Frame 1 (no input): blank canvas, image omitted
Frame 60 (the mouse pressed at the canvas centre just before this capture): blank canvas, image omitted
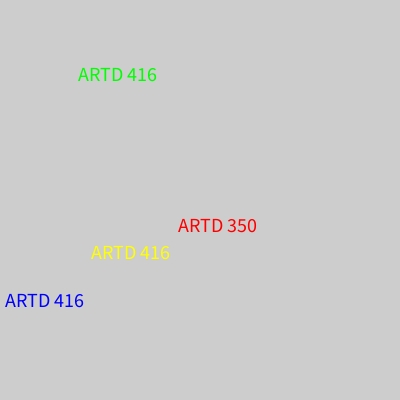
Frame 120 (the mouse held since frame 60 and released just before this capture)

The Processing sketch whose frames 1 and 60 were blank and that drew this single picture after the mouse press (run headless with seeded random() and noise(); from frame 60 on, the mouse is pressed at the canvas centre):

// Processing sketch: processing_13768
// ── processing_13768.pde

String[] names = {"ARTD 350", "ARTD 361", "ARTD 395", "ARTD 416"};

void setup(){
size(400, 400);
println(names);
}
void draw(){
  if (mousePressed == true){

    background(205);
textSize(20);
int w = int(random(names.length));
fill(0, 0, 255);
text(names[w], random(300), random(400));
int x = int(random(names.length));
fill(0, 255, 0);
text(names[x], random(300), random(400));
int y = int(random(names.length));
fill(255, 0, 0);
text(names[y], random(300), random(400));
int z = int(random(names.length));
fill(255, 255, 0);
text(names[z], random(300), random(400));
}}
